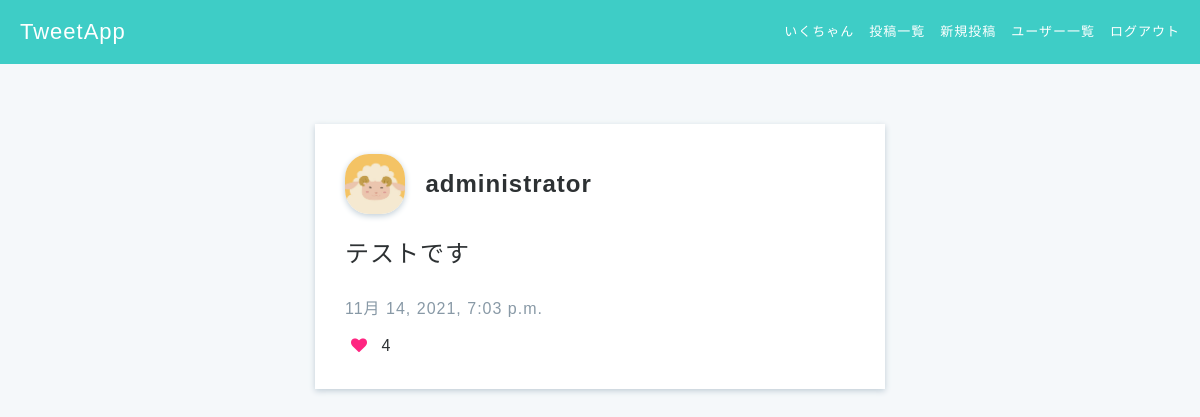
Screenshot of /post/post_detail/1 (signed in) with the database file from the repository.
### accounts/models.py (models this page shows, shortened)
class Users(AbstractBaseUser, PermissionsMixin):
    username = models.CharField(max_length=150)
    email = models.EmailField(max_length=255, unique=True)
    is_active = models.BooleanField(default=True)
    is_staff = models.BooleanField(default=False)
    picture = models.FileField(null=True, upload_to='picture/', default='picture/default_user.jpeg')
    USERNAME_FIELD = 'email' # このテーブルのレコードを一意に識別
    REQUIRED_FIELDS = ['username'] # スーパーユーザ作成時に入力する
    objects = UserManager()
    class Meta:
        db_table = 'users'

### post/models.py (models this page shows, shortened)
class Posts(models.Model):
    content = models.CharField('ツイート内容', max_length=140)
    user = models.ForeignKey('accounts.Users', verbose_name='ユーザー',on_delete=models.CASCADE)
    created_at = models.DateTimeField('投稿日', auto_now_add=True)
    updated_at = models.DateTimeField('更新日', auto_now=True)
    class Meta:
        db_table = 'posts'

### post/views.py (the view)
# urls.py: path('post_detail/<int:post_id>', views.post_detail, name='post_detail'),
def post_detail(request, post_id):
    if not request.user.is_authenticated:
        messages.warning(request, 'ログインが必要です')
        return redirect('accounts:user_login')
    else:
        post = get_object_or_404(Posts, id=post_id)
        likes_count = post.likes_set.all().count()
        liked = post.likes_set.filter(user=request.user)
        return render(request, 'post/post_detail.html', context={
            'post' : post,
            'likes_count' : likes_count,
            'liked': liked,
        })

### templates/post/post_detail.html (shortened to what this page needs)
{% extends 'base.html' %}
{% block content %}
<div class="main posts-show">
    <div class="container">
      <div class="posts-show-item">
        <div class="post-user-name">
          <img src="{{ post.user.picture.url }}">
          <a href="{% url 'accounts:user_detail' user_id=post.user.id %}">{{ post.user.username }}</a>
        </div>
        <p>
          {{ post.content }}
        </p>
        <div class="post-time">
          {{ post.created_at }}
        </div>
        <form action="{% url 'post:likefunc' %}" method="POST">{% csrf_token %}
          {% if liked %}
            <button id="like" name="{{post.id}}" type="button" class="btn-surrounding"><span class="fa fa-heart like-btn-unlike"></span></button>
          {% else %}
            <button id="like" name="{{post.id}}" type="button" class="btn-surrounding"><span class="fa fa-heart like-btn"></span></button>
          {% endif %}
        </form>
        <span name="{{post.id}}-count">{{ likes_count }}</span>
      </div>
    </div>
</div>
{% endblock content %}

### templates/base.html (shortened to what this page needs)
{% load static %}
<!DOCTYPE html>
<html lang="ja">
  <head>
    <link rel="stylesheet" href="{% static 'css/style.css' %}"/>
    <link rel="stylesheet" href="https://maxcdn.bootstrapcdn.com/font-awesome/4.7.0/css/font-awesome.min.css"/>
  </head>
  <body>
    <header>
      <div class="header-logo">
        {% if user.is_authenticated %}
        <a href="{% url 'post:posts_index' %}">TweetApp</a>
        {% else %}
        <a href="{% url 'accounts:top' %}">TweetApp</a>
        {% endif %}
      </div>
      <ul class="header-menus">
        {% if user.is_authenticated %}
        <li>
          <a href="{% url 'accounts:user_detail' user_id=request.user.id %}">{{ request.user.username }}</a>
        </li>
        <li>
          <a href="{% url 'post:posts_index' %}">投稿一覧</a>
        </li>
        <li>
          <a href="{% url 'post:create_post' %}">新規投稿</a>
        </li>
        <li>
          <a href="{% url 'accounts:users_index' %}">ユーザー一覧</a>
        </li>
        <li>
          <a href="{% url 'accounts:user_logout' %}">ログアウト</a>
        </li>
        {% endif %}
      </ul>
    </header>
    {% block content %}{% endblock content %}
  </body>
</html>

### static/css/style.css (style rules this page uses)
* { box-sizing: border-box; }
html { font: 100%/1.5 'Avenir Next', 'Hiragino Sans', sans-serif; line-height: 1.7; letter-spacing: 1px; }
ul, li { list-style-type: none; padding: 0; margin: 0; }
a { text-decoration: none; color: #2d3133; font-size: 14px; }
h1, h2, h3, h4, h5, h6, p { margin: 0; }
body { color: #2d3133; background-color: #3ecdc6; margin: 0; min-height: 1vh; }
.main { position: absolute; top: 64px; width: 100%; height: auto; min-height: 100%; background-color: #f5f8fa; }
.container { max-width: 600px; margin: 60px auto; padding-left: 15px; padding-right: 15px; clear: both; }
header { height: 64px; position: absolute; z-index: 1; width: 100%; }
.header-logo { float: left; padding-left: 20px; color: white; font-size: 22px; line-height: 64px; }
.header-logo a { color: white; font-size: 22px; }
.header-menus { float: right; padding-right: 20px; }
.header-menus li { float: left; line-height: 64px; font-size: 13px; color: white; padding-left: 15px; }
.header-menus a { float: left; font-size: 13px; color: white; }
.post-user-name a { font-weight: 600; }
.posts-show form { display: inline; }
.posts-show-item { padding: 30px; background-color: white; box-shadow: 0 2px 6px #c1ced7; overflow: hidden; }
.posts-show-item img { width: 60px; height: 60px; border-radius: 40%; box-shadow: 0 2px 6px #c1ced7; vertical-align: middle; object-fit: cover; }
.posts-show-item .post-user-name a { vertical-align: middle; font-size: 24px; margin-left: 15px; }
.posts-show-item p { font-size: 24px; margin: 20px 0; }
.post-time { color: #8899a6; margin-bottom: 10px; }
.like-btn-unlike { color: #ff2581; }
.posts-show-item .fa { font-size: 16px; margin-right: 3px; }
.btn-surrounding { background: transparent; border: none; outline: none; }

### rows the page displays
Users: user.username "いくちゃん"
Posts: user.picture (picture), user.username "administrator", content "テストです", created_at "11月 14, 2021, 7:03 p.m."

### other values shown
{{ likes_count }} "4"
